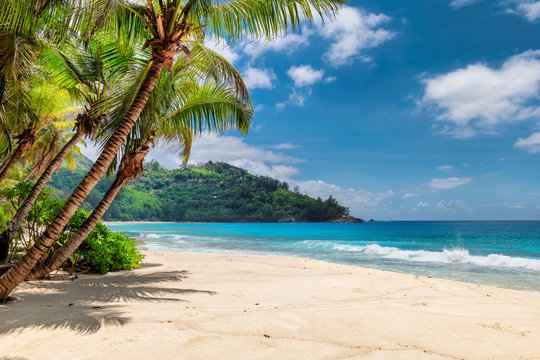
#> input picture assignment_0/beach.jpeg, 540 x 360 px
$ python q1.py
#> lines starting #> are read from the running program, lines starting #| are printed output that depends on the picture
import cv2

img1=cv2.imread("beach.jpeg")
#> img1 is the input picture: shape (360, 540, 3); mean B, G, R 142.3, 148.8, 127.9
img2=cv2.imread("mountain.jpeg")
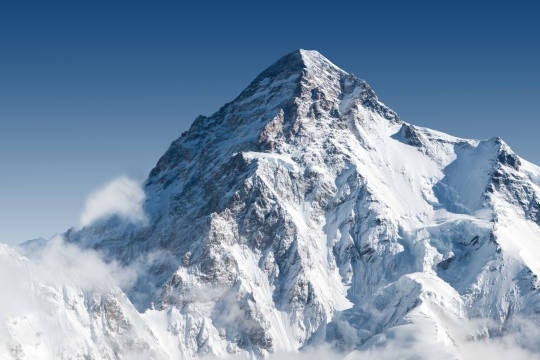
#> input picture assignment_0/mountain.jpeg, 540 x 360 px
#> img2 is the input picture: shape (360, 540, 3); mean B, G, R 169.8, 144.5, 121.1

img1[50:100,100:400]=0
img1[100:350,225:275]=0

img1[50:100,100:400]=img2[50:100,100:400]
img1[100:350,225:275]=img2[100:350,225:275]
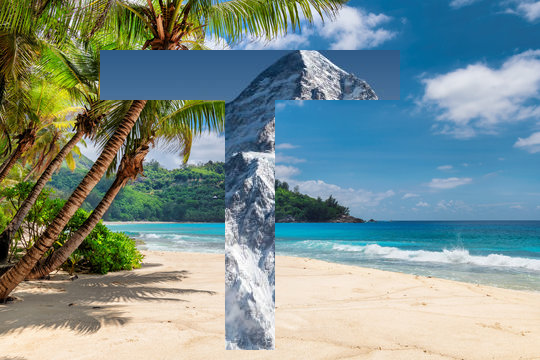
#> img1: shape (360, 540, 3); mean B, G, R 143.2, 145.7, 125.4
cv2.imshow("img1",img1)
cv2.waitKey(0)
